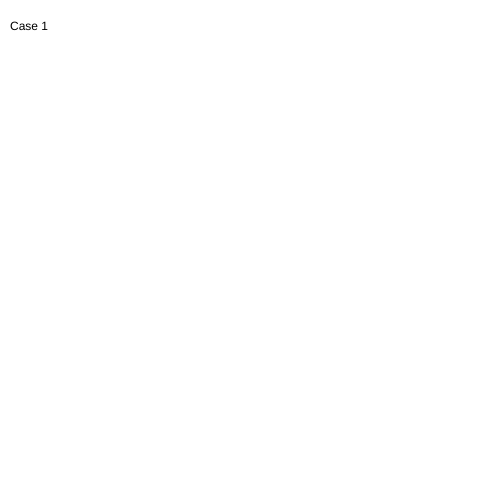
Frame 1 (no input)
Frame 60 (no input): identical to frame 1, image omitted
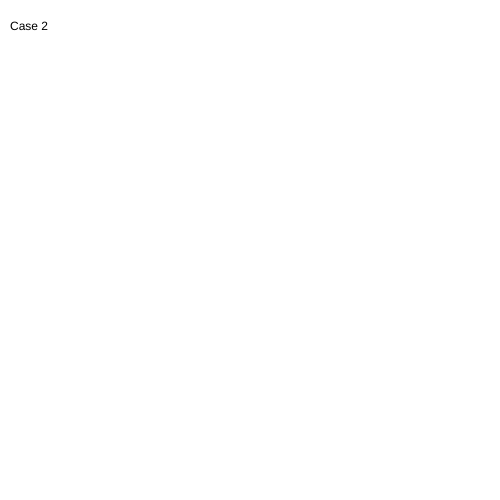
Frame 120 (the mouse pressed at the canvas centre since frame 60)

The p5.js sketch that drew these frames (run headless with seeded random() and noise() and a simulated clock; from frame 60 on, the mouse is pressed at the canvas centre):

// p5.js sketch
// ── sketch.js
var height = 500;
var width = 500;
var caseIndex = 0;



function setup() {
  createCanvas(500, 500);
}

function draw() {


 fill(0);
 rect(100, 100, 100, 100);
 background(255);

 switch(caseIndex) {
   case 0:
     text('Case 1', 10, 30);
     break;
   case 1:
    text('Case 2', 10, 30);
     break;
   case 2:
    text('Case   3', 10, 30);
    break;
   case 3:
    text('Case   4', 10, 30);
    break;




 }







}


function mousePressed() {

 caseIndex = (caseIndex + 1) % 4;


}
